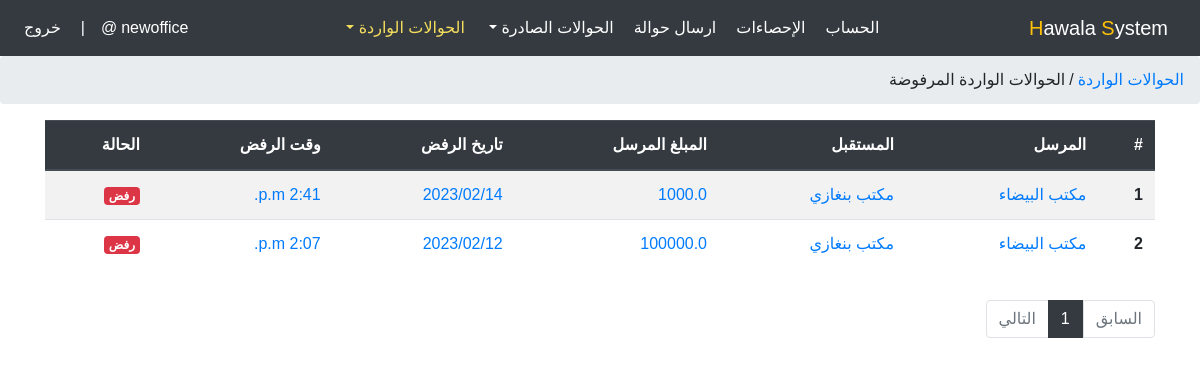
Page /office/rejectedIncomingTransfersList (signed in) on the committed database.
### account/models.py (models this page shows, shortened)
class TblUser(AbstractUser):
    user_type = models.PositiveIntegerField(choices=USER_TYPE)

class TblOfficeUser(models.Model):
    user = models.OneToOneField(TblUser, on_delete=models.CASCADE, primary_key=True)
    name = models.CharField(max_length=100)
    bio = models.TextField(max_length=1500, null=True, blank=True)
    email = models.EmailField()
    special_phone = models.CharField(max_length=14)
    city = models.PositiveIntegerField(choices=CITY_CHOICES, default=1)
    address = models.CharField(max_length=100)
    url_address = models.CharField(max_length=200)
    create_at = models.DateTimeField(auto_now_add=True)
    update_at = models.DateTimeField(auto_now=True)

### office/models.py (models this page shows, shortened)
class TblMoneyTransfer(models.Model):
    sender_office = models.ForeignKey(TblOfficeUser, related_name='from_office', on_delete=models.CASCADE)
    recipient_office = models.ForeignKey(TblOfficeUser, related_name='to_office', on_delete=models.CASCADE)
    sent_amount = models.FloatField(validators=[MinValueValidator(1.0), MaxValueValidator(1000000000.0)])
    sender_commission = models.FloatField(validators=[MinValueValidator(1.0), MaxValueValidator(1000000.0)])
    recipient_commission = models.FloatField(validators=[MinValueValidator(1.0), MaxValueValidator(1000000.0)])
    commission_from_sender = models.FloatField(validators=[MinValueValidator(0.0), MaxValueValidator(1000000.0)])
    commission_from_recipient = models.FloatField(validators=[MinValueValidator(0.0), MaxValueValidator(1000000.0)])
    approval_by_recipient = models.BooleanField(default=False)
    sent_at = models.DateTimeField(auto_now_add=True)
    approval_at = models.DateTimeField(null=True, blank=True)
    rejection_at = models.DateTimeField(null=True, blank=True)
    note = models.TextField(max_length=200, null=True, blank=True)
    rejection = models.BooleanField(default=False)
    note2 = models.TextField(max_length=200, null=True, blank=True)
    def get_incoming_money_order_url(self):
        return reverse('office:incoming-money-order', kwargs={'money_order_id': self.pk})

### office/views.py (the view)
# urls.py: path('rejectedIncomingTransfersList', views.rejectedIncomingTransfersList, name="rejected-incoming-transfers-list"),
@login_required(login_url='account:logout')
def rejectedIncomingTransfersList(request):
    if request.user.user_type != is_office:
        return redirect('account:logout')
    transfers = TblMoneyTransfer.objects.filter(recipient_office=request.user.pk, rejection=True).order_by('-rejection_at')
    paginator = Paginator(transfers, 25)
    page_num = request.GET.get('page', 1)
    try:
        transfers = paginator.page(page_num)
    except PageNotAnInteger:
        transfers = paginator.page(1)
    except EmptyPage:
        transfers = paginator.page(paginator.num_pages)
    context = {
        'parentTitle': 'incoming-transfers',
        'title': 'rejected-incoming-transfers-list',
        'transfers': transfers,
    }
    return render(request, 'office/incomingTransfers/rejectedIncomingTransfersList.html', context)

### office/templates/office/incomingTransfers/rejectedIncomingTransfersList.html (shortened to what this page needs)
{% extends 'office.html' %}
{% block office-content %}
<ol class="breadcrumb">
    <li><a href="{% url 'office:incoming-transfers-list' %}">الحوالات الواردة</a></li>
    <li class="mx-1">/</li>
    <li class="active" aria-current="page">الحوالات الواردة المرفوضة</li>
</ol>
<div class="container my-3">
    <div class="row">
        <div class="col-12">
            <div class="table-responsive">
                <table class="table table-striped">
                    <thead class="thead-dark">
                    <tr>
                        <th scope="col">#</th>
                        <th scope="col">المرسل</th>
                        <th scope="col">المستقبل</th>
                        <th scope="col">المبلغ المرسل</th>
                        <th scope="col">تاريخ الرفض</th>
                        <th scope="col">وقت الرفض</th>
                        <th scope="col">الحالة</th>
                    </tr>
                    </thead>
                    <tbody>
                        {% for i in transfers %}
                        <tr>
                            <th scope="row">{{ forloop.counter }}</th>
                            <td><a href="{{ i.get_incoming_money_order_url }}">{{ i.sender_office.name }}</a></td>
                            <td><a href="{{ i.get_incoming_money_order_url }}">{{ i.recipient_office.name }}</a></td>
                            <td><a href="{{ i.get_incoming_money_order_url }}">{{ i.sent_amount }}</a></td>
                            <td><a href="{{ i.get_incoming_money_order_url }}">{{ i.rejection_at.date|date:"Y/m/d" }}</a></td>
                            <td><a href="{{ i.get_incoming_money_order_url }}">{{ i.rejection_at.time }}</a></td>
                            <td><a href="{{ i.get_incoming_money_order_url }}">
                                {% if i.rejection == True %}<span class="badge badge-danger">رفض</span>{% endif %}
                            </a></td>
                        </tr>
                        {% endfor %}
                    </tbody>
                </table>
            </div>
        </div>
        <div class="col-12 my-3">
          <ul class="pagination">
              {% if transfers.has_previous %}
              <li class="page-item">
                  <a class="page-link" href="?page={{ transfers.previous_page_number }}" tabindex="-1">السابق</a>
              </li>
              {% else %}
              <li class="page-item disabled">
                  <a class="page-link" href="#!" tabindex="-1">السابق</a>
              </li>
              {% endif %}
              {% for num in transfers.paginator.page_range %}
                  {% if transfers.number == num %}
                      <li class="page-item active">
                          <a class="page-link" href="?page={{ num }}">{{ num }}</a>
                      </li>
                  {% elif num > transfers.number|add:'-3' and num < transfers.number|add:'3' %}
                      <a class="d-none" href="?page={{ num }}">{{ num }}</a>
                      <li class="page-item">
                          <a class="page-link" href="?page={{ num }}">{{ num }}</a>
                      </li>
                  {% endif %}
              {% endfor %}
              {% if transfers.has_next %}
                  {% if transfers.number < transfers.paginator.num_pages|add:'-3' %}
                      <li class="page-item">
                          <span class="page-link">...</span>
                      </li>
                      <li class="page-item">
                          <a class="page-link" href="?page={{ transfers.paginator.num_pages }}">{{ transfers.paginator.num_pages }}</a>
                      </li>
                  {% elif transfers.number < transfers.paginator.num_pages|add:'-2' %}
                      <li class="page-item">
                          <a class="page-link" href="?page={{ transfers.paginator.num_pages }}">{{ transfers.paginator.num_pages }}</a>
                      </li>
                  {% endif %}
                  <li class="page-item">
                      <a class="page-link" href="?page={{transfers.next_page_number}}">التالي</a>
                  </li>
              {% else %}
              <li class="page-item disabled">
                  <a class="page-link" href="#!">التالي</a>
              </li>
              {% endif %}
          </ul>
      </div>
    </div>
</div>
{% endblock %}

### templates/office.html (shortened to what this page needs)
<!DOCTYPE html>
{% load static %}
<html>
<html lang="ar">
<head>
    <link rel="stylesheet" href="{% static 'css/bootstrap.min.css' %}">
    <link rel="stylesheet" href="{% static 'css/office.style6.css' %}">
</head>
<body>
    <nav class="navbar navbar-expand-lg navbar-dark bg-dark">
        <a class="navbar-brand" href="#"><span class="text-warning">H</span>awala <span class="text-warning">S</span>ystem</a>
        <div class="collapse navbar-collapse" id="navbarSupportedContent">
            <ul class="navbar-nav mx-auto">
                <li class="nav-item {% if title == 'office-profile' or parentTitle == 'office-profile' %}active{% endif %}">
                    <a class="nav-link" href="{% url 'office:office-profile' %}">الحساب</a>
                </li>
                <li class="nav-item {% if title == 'office-statistics' %}active{% endif %}">
                    <a class="nav-link" href="{% url 'office:office-statistics' %}">الإحصاءات</a>
                </li>
                <li class="nav-item {% if title == 'office-list' or parentTitle == 'office-list' %}active{% endif %}">
                    <a class="nav-link" href="{% url 'office:office-list' %}">ارسال حوالة</a>
                </li>
                <li class="nav-item dropdown {% if parentTitle == 'outgoing-transfers' %}active{% endif %}">
                    <a class="nav-link dropdown-toggle" href="#" id="navbarDropdown" role="button" data-toggle="dropdown" aria-haspopup="true" aria-expanded="false">
                        الحوالات الصادرة
                    </a>
                </li>
                <li class="nav-item dropdown {% if parentTitle == 'incoming-transfers' %}active{% endif %}">
                    <a class="nav-link dropdown-toggle" href="#" id="navbarDropdown" role="button" data-toggle="dropdown" aria-haspopup="true" aria-expanded="false">
                        الحوالات الواردة
                    </a>
                </li>
            </ul>
            <ul class="navbar-nav">
                <li class="nav-item">
                    <span class="nav-link">{{ request.user.username }}@</span>
                </li>
                <li class="nav-item d-lg-inline-block d-none">
                    <span class="nav-link">|</span>
                </li>
                <li class="nav-item">
                    <a class="nav-link" href="{% url 'account:logout' %}">خروج</a>
                </li>
            </ul>
        </div>
    </nav>
    {% block office-content %}{% endblock %}
</body>
</html>

### static/css/office.style6.css (style rules this page uses)
html { scroll-behavior: smooth; }
body { direction: rtl; text-align: right; font-family: sans-serif; font-size: 1rem; font-weight: 400; line-height: 1.5; }
* { padding: 0; margin: 0; text-decoration: none; box-sizing: border-box; }
a, a:hover { text-decoration: none; cursor: pointer; transition: all 0.5s ease; }
nav.navbar a.navbar-brand { color: white !important; }
nav.navbar .nav-link { color: white !important; }
li.active a.nav-link, li a.nav-link:hover { color: #f5dd5d !important; }
.pagination .page-item.active .page-link { z-index:1;color:#fff;background-color:#343a40;border-color:#343a40 }
.pagination .page-item:last-child .page-link { border-radius:0;border-top-left-radius:.25rem;border-bottom-left-radius:.25rem }
.pagination .page-item:first-child .page-link { border-radius:0;border-top-right-radius:.25rem;border-bottom-right-radius:.25rem; }

### rows in the picture
TblUser: user.username "newoffice"
TblMoneyTransfer: sender_office.name "مكتب البيضاء", recipient_office.name "مكتب بنغازي", sent_amount "1000.0", rejection_at "2023/02/14", rejection_at.time "2:41 p.m.", rejection "رفض"
TblMoneyTransfer: sender_office.name "مكتب البيضاء", recipient_office.name "مكتب بنغازي", sent_amount "100000.0", rejection_at "2023/02/12", rejection_at.time "2:07 p.m.", rejection "رفض"

### other values in the picture
{{ num }} "1"
